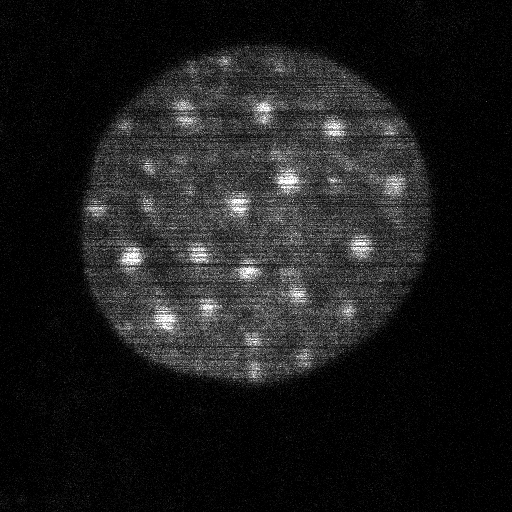
#> input picture ex11.tif, 512 x 512 px, given in place of test_image.jpeg, which was not available
$ python nucleus_contour_scikit.py
#> lines starting #> are read from the running program, lines starting #| are printed output that depends on the picture; after the words box and inside, x2 and y2 are one past the last pixel; in counts of white or black regions, pixels touching at a corner belong together; long printed decimals are rounded; pictures that were not available may be replaced by others from this repository, and a replacement may not be noted
### contrast_function_scikit.py
import numpy as np
import matplotlib.pyplot as plt
from skimage import io, exposure, data
from PIL import Image as im
import sys

# contour detection documentation
# https://danielmuellerkomorowska.com/2020/06/27/contrast-adjustment-with-scikit-image/

import numpy as np
import matplotlib.pyplot as plt
from skimage import io, exposure, data
from PIL import Image as im

# read the image
def contrast(image_name, output_name):
    image = io.imread(image_name)

def main():
    min_max_rescale('ex1.tif', 'minmax_rescaled_ex1.png')
    percentile_rescale('ex1.tif', 0.5, 99.5, 'percentile_rescaled_ex1.png')

# [43 lines left out: function min_max_rescale, not called in this run]


def percentile_rescale(file, min_percentile, max_percentile, output_name):
    '''
    Description:
    Improves the contrast of the image by rescaling the percentile
    pixel intensity values

    Input:
    file: str
        file path for the image
    min_percentile: int or float
        minimum percentile to rescale
    max_percentile: int or float
        maximum percentile to rescale
    output_name: str
        name of file path for the output image to be saved as .png

    Output:
    minmax_data: array
        numpy array of pixel intensities to be saved as a .png
    '''
#> called with file = 'test_image.jpeg', min_percentile = 0.5, max_percentile = 99.5, output_name = 'contrasted_image.jpeg'
    # Read the image
    try:
        image = io.imread(file)
#> image is the input picture: shape (512, 512) uint16; min 0, max 65535, mean 7247.2
    except:
        FileNotFoundError
        sys.exit(1)

    # Rescale pixel intensity by percentile
    percentiles = np.percentile(image, (min_percentile, max_percentile))
#> percentiles = [37, 52285]
    scaled = exposure.rescale_intensity(image,
                                        in_range=tuple(percentiles))
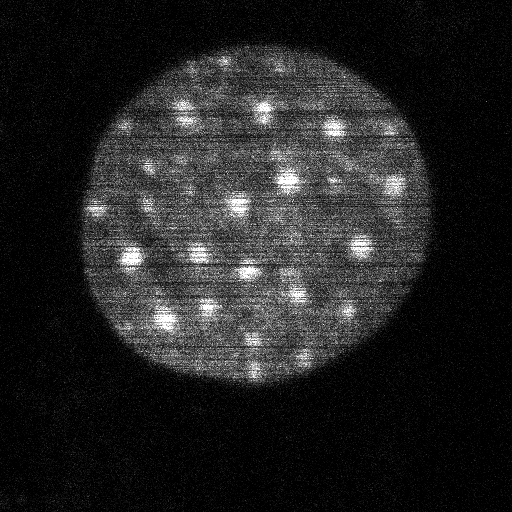
#> scaled: shape (512, 512) uint16; min 0, max 65535, mean 8990.8; drawn with min black and max white

    percentile_data = im.fromarray(scaled)
    percentile_data.save(output_name)

    return percentile_data


# [2 lines that do not run on import are left out]

### blob_class.py
import numpy as np
import cv2 as cv
import math
from skimage.measure import label, regionprops, EllipseModel
from skimage.measure._regionprops import RegionProperties
from scipy.stats import skew, kurtosis
from scipy import ndimage as ndi
import matplotlib.pyplot as plt


class Blob(RegionProperties):
    """
    A class to get attributes of Blobs

    Description:
    Inherits from the RegionProperties class in scikit-image.
    List of properties that can be obtained are found in
    regionprops documentation:
    "https://scikit-image.org/docs/stable/api/
    skimage.measure.html#skimage.measure.regionprops"

    Attributes
    ----------
    contour : nested list
        contains contour points of blob
        scikit format of contours

    cv_contour : nested list
        same as contour, but with points in double brackets
        opencv format of contours

    orig_image : image matrix
        original image that contour was made from

    label_im : matrix
        labeled image by regions/contours

    Methods (* indicates from RegionProperties)
    -------------------------------------------
    aspect_ratio
    *area
    *area_bbox
    *area_convex
    *area_filled
    *axis_major_length
    *axis_minor_length
    *bbox
    *centroid
    centroid_xy
    *centroid_local
    *centroid_weighted
    *centroid_weighted_local
    circularity
    *coords
    curvature
    curvature_mean
    *eccentricity
    ellipse_fit_residual
    ellipse_fit_residual_mean
    *equivalent_diameter_area
    *euler_number
    *extent
    *feret_diamter_max
    *image
    *image_convex
    image_convex_bbox
    *image_filled
    *image_intensity
    image_mask
    image_mask_bbox
    image_masked
    *inertia_tensor
    *inertia_tensor_eigvals
    *intensity_max
    *intensity_mean
    *intensity_min
    *label
    *moments
    *moments_central
    *moments_hu
    *moments_normalized
    *moments_weighted
    *moments_weighted_central
    *moments_weighted_hu
    *moments_weighted_normalized
    *orientation
    *perimeter
    perimeter_convex_hull
    *perimeter_crofton
    pixel_intensities
    pixel_intensity_mean
    pixel_intensity_median
    pixel_intensity_percentile
    pixel_intensity_std
    pixel_kurtosis
    pixel_skew
    roughness_perimeter
    roughness_surface
    roundness
    *slice
    *solidity
    """

    def __init__(self, contour, orig_image):

        if not isinstance(contour, (list, np.ndarray)):
            raise TypeError('contour must be list or numpy array')

        if not isinstance(orig_image, np.ndarray):
            raise TypeError('orig_image must be a numpy array')

        if orig_image.dtype is not np.uint8:
            orig_image = orig_image.astype('uint8')

        contour = np.array(contour)

        # if opencv contour, remove double brackets
        if len(contour.shape) == 3 and contour.shape[1] == 1:
            self.cv_contour = contour.copy()
            contour = contour[:, 0]
        elif len(contour.shape) == 2:
            self.cv_contour = np.array([[pt] for pt in contour])

        self.contour = contour
        self.orig_image = orig_image

        self.label_im = label(self.image_mask)

        sl = ndi.find_objects(self.label_im)
        super().__init__(slice=sl[0],  # take only slice from list
                         label=1,  # only one slice
                         label_image=self.label_im,
                         intensity_image=orig_image,
                         cache_active=False)

    # ALWAYS USE area_filled and perimeter_crofton for accurate results

    # [84 lines left out: functions aspect_ratio, centroid_xy, circularity, curvature, not called in this run]

    def curvature_mean(self, num=5):
        """Return mean of curvature as numpy.float64"""
        return np.mean(self.curvature(num))

    # [37 lines left out: functions ellipse_fit_residual, ellipse_fit_residual_mean, image_convex_bbox, not called in this run]

    @property
    def image_mask(self):
        """Return image with contour as mask as numpy.ndarray"""
        mask = np.zeros(self.orig_image.shape[0:2], np.uint8)
        cv.fillPoly(mask, pts=[self.contour], color=(255, 255, 255))
        return mask

    # [131 lines left out: functions image_mask_bbox, image_masked, perimeter_convex_hull, pixel_intensities, pixel_intensity_mean, pixel_intensity_median and 9 more, not called in this run]


# [2 lines that do not run on import are left out]

### nucleus_contour_scikit.py
'''
This code uses the active_contours function from scikit-image to create a snake that fits to the nucleus of the cell
'''
from skimage.color import rgb2gray
from skimage import io
from skimage.segmentation import (checkerboard_level_set, morphological_chan_vese)
from skimage.morphology import disk
import numpy as np
import matplotlib.pyplot as plt
import contrast_function_scikit as cfs
import blob_class as bc
import cv2 as cv

input_name = 'test_image.jpeg'
output_name_contrast = 'contrasted_image.jpeg'
output_name = 'unit_test.jpeg'

def store_evolution_in(L):
    """Returns a callback function to store the evolution of the level sets in
    the given list.
    """

    def store(x):
        L.append(np.copy(x))

    return store

def nucleus_contour(input_name, output_name_contrast, output_name):
    '''
    Inputs:
    -------
    image: a matrix of the desired image
    input_name: a str name of an input image file
    output_name_contrast: a str name of the contrasted output image
    output_name: a str name of the final output image with contour

    Returns:
    --------
    output_name: a str name of the final image with the contour drawn

    '''

    contrast_image = cfs.percentile_rescale(input_name, 0.5, 99.5, output_name_contrast)
    image_cont = io.imread(output_name_contrast)
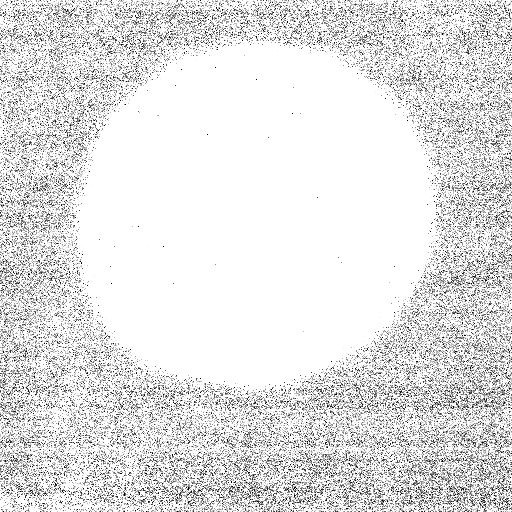
#> image_cont: shape (512, 512, 3); min 0, max 255, mean 225.5
    img = rgb2gray(image_cont)

    # Initial level set

    init_ls = checkerboard_level_set(np.shape(img), 5)

    # List with intermediate results for plotting the evolution

    evolution = []
    callback = store_evolution_in(evolution)

    snake = morphological_chan_vese(img, num_iter=70, init_level_set=init_ls,
                             smoothing=3, iter_callback=callback)
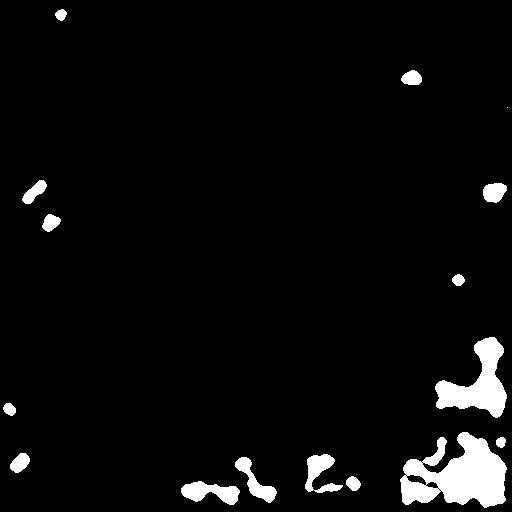
#> snake: shape (512, 512) int8; values 0 (black) and 1 (white), 4.5% white; 16 white regions (1 under 20 px), largest, box (x1, y1, x2, y2) and area: (400, 432, 507, 508) 4943, (435, 337, 507, 418) 2709, (181, 481, 240, 505) 819

    fig, ax = plt.subplots(figsize=(7, 7))

    ax.imshow(img, cmap="gray")
    ax.set_axis_off()
    ax.contour(snake, [.5], colors='r')

    plot = plt.savefig(output_name, bbox_inches='tight')
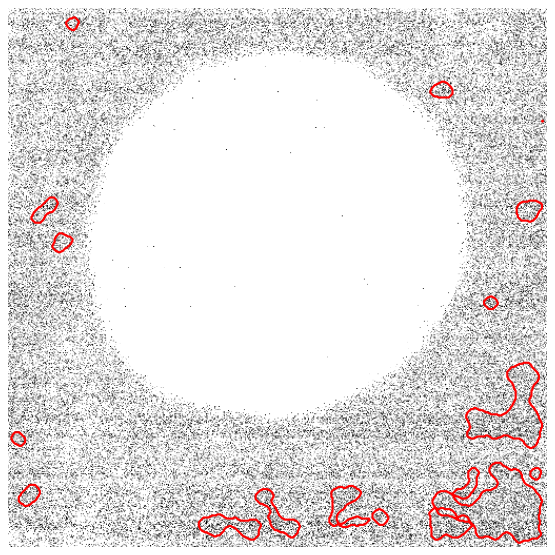
#> figure drawn by matplotlib, 1 panel

    contours = ax.contour(snake, [.5])

    # Finding the longest path to avoid small contours on image noise

    paths = []
    for path in contours.collections[0].get_paths():
        paths.append(path)
#> this loop made 1 pass
#> after the loop, paths = 1 item

    lengths = []
    for path in paths:
        lengths.append(len(path))
#> after the loop, lengths = [2351]

    max_length = max(lengths)
#> max_length = 2351

    path_idx = lengths.index(max_length)
#> path_idx = 0

    cell_path = paths[path_idx]
    vertices = cell_path.vertices
#> vertices = 2351 pairs, first value 2.5 to 507.5, second value 8.5 to 507.5
    xs = vertices[:,0]
#> xs = 2351 values, max 507.5 at index 123, min 2.5 at index 856, mean 341.9
    ys = vertices[:,1]
#> ys = 2351 values, max 507.5 at index 1016, min 8.5 at index 0, mean 401.4
    contour = [(int(xs[i]),int(ys[i])) for i in range(len(xs)-1)]
#> contour = 2350 pairs, first value 2 to 507, second value 8 to 507

    return output_name, contour, img

if __name__ == '__main__':
    output_name, contour, img = nucleus_contour(input_name, output_name_contrast, output_name)
#> output_name = 'unit_test.jpeg'
    Nuc_blob = bc.Blob(contour, img)
#> in __init__, `orig_image = orig_image.astype('uint8')`:
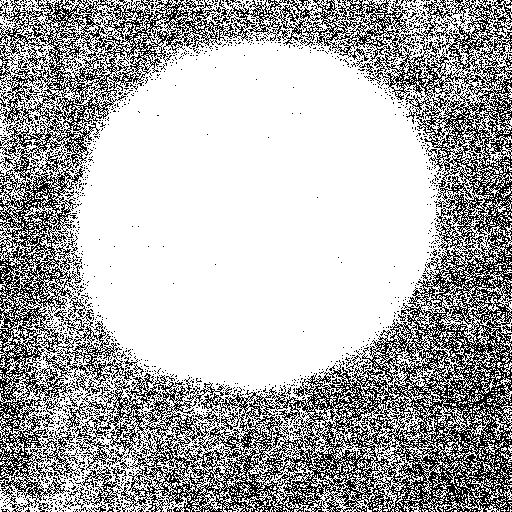
#> orig_image: shape (512, 512); values 0 (black) and 1 (white), 69% white; black in thin lines or dots
#> in __init__, `self.cv_contour = np.array([[pt] for pt in contour])`: self.cv_contour = 2350 rows, first 8: [61, 8], [62, 8], [63, 8], [63, 9], [64, 9], [64, 10], [65, 10], [65, 11]
#> in __init__, `self.contour = contour`: self.contour has the same summary as contour in nucleus_contour
#> in image_mask, `cv.fillPoly(mask, pts=[self.contour], color=(255, 255, 255))`:
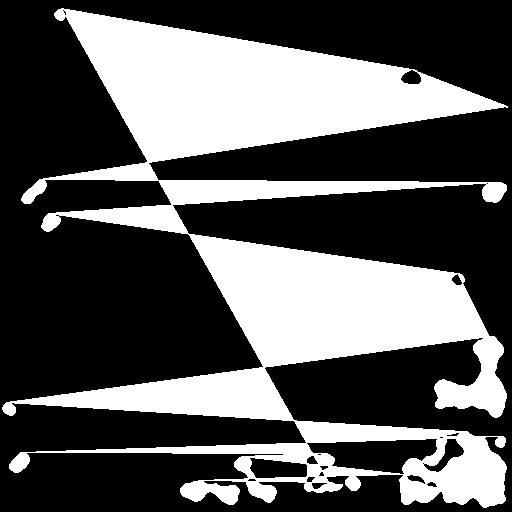
#> mask: shape (512, 512); 34.9% white; 1 white region, box (x1, y1, x2, y2) and area: (2, 8, 508, 508) 91359
#> in __init__, `sl = ndi.find_objects(self.label_im)`: sl = 1 item
    print(Nuc_blob.area_filled)
#| 96140.0
    print(Nuc_blob.perimeter_crofton)
#| 6581.888
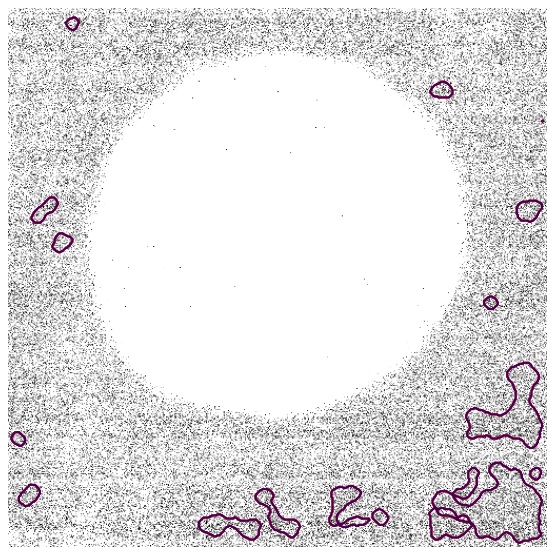
#> figure drawn by matplotlib, 1 panel

$ run again, on ex2.tif
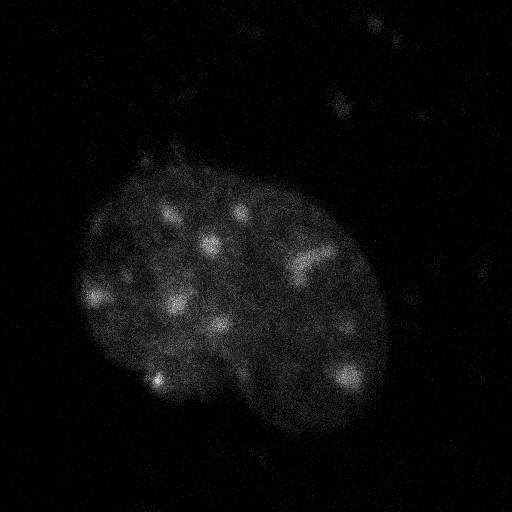
#> input picture ex2.tif, 512 x 512 px, given in place of test_image.jpeg, which was not available
#> in percentile_rescale, image is the input picture: shape (512, 512) uint16; min 860, max 3586, mean 1006.2
#> percentiles = [872, 2123]
#> snake: shape (512, 512) int8; values 0 (black) and 1 (white), 0.48% white; 4 white regions, box (x1, y1, x2, y2) and area: (5, 346, 28, 376) 455, (21, 475, 59, 497) 436, (19, 425, 37, 444) 244, (17, 153, 30, 167) 124
#> the loop in nucleus_contour, `for path in contours.collections[0].get_paths():` made 1 pass
#> after the loop in nucleus_contour, `for path in contours.collections[0].get_paths():`: paths = 1 item
#> the loop in nucleus_contour, `for path in paths:` made 1 pass
#> after the loop in nucleus_contour, `for path in paths:`: lengths = [370]
#> max_length = 370
#> path_idx = 0
#> vertices = 370 pairs, first value 4.5 to 58.5, second value 152.5 to 496.5
#> xs = 370 values, max 58.5 at index 285, min 4.5 at index 137, mean 26.94
#> ys = 370 values, max 496.5 at index 311, min 152.5 at index 0, mean 388.8
#> in nucleus_contour, `contour = [(int(xs[i]),int(ys[i])) for i in range(len(xs)-1)]`: contour = 369 pairs, first value 4 to 58, second value 152 to 496
#> `output_name, contour, img = nucleus_contour(input_name, output_name_co..`: output_name = 'unit_test.jpeg'
#> in __init__, `orig_image = orig_image.astype('uint8')`:
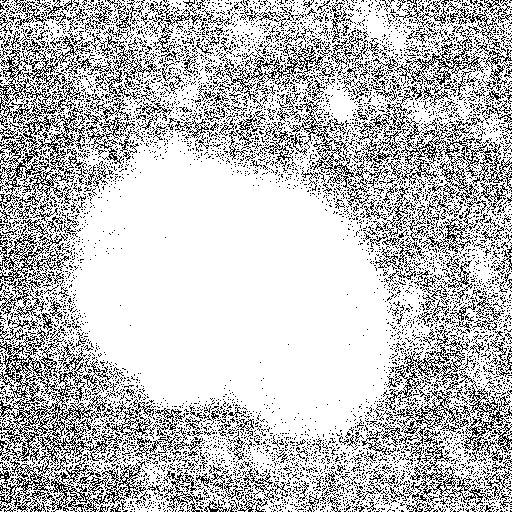
#> orig_image: shape (512, 512); values 0 (black) and 1 (white), 75.2% white; black in thin lines or dots
#> self.cv_contour = 369 rows, first 8: [22, 152], [23, 152], [24, 152], [25, 152], [25, 153], [26, 153], [26, 154], [27, 154]
#> self.contour has the same summary as contour in nucleus_contour
#> in image_mask, `cv.fillPoly(mask, pts=[self.contour], color=(255, 255, 255))`:
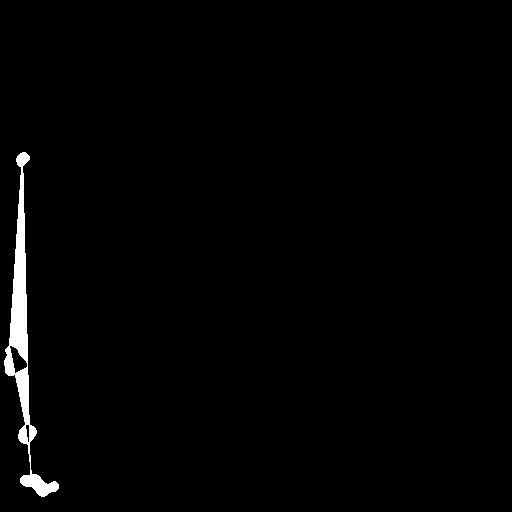
#> mask: shape (512, 512); 1.4% white; 1 white region, box (x1, y1, x2, y2) and area: (4, 152, 59, 497) 3723
#> sl = 1 item
#| 3983.0
#| 867.246
